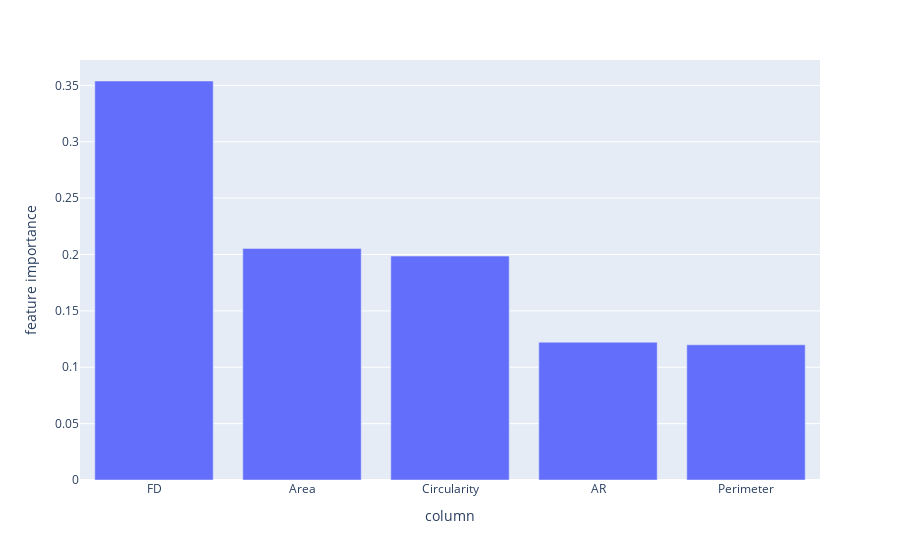

The notebook cell saved with this chart:
### Code cell
col_sorted_by_importance=rf.feature_importances_.argsort()
feat_imp=pd.DataFrame({
    'cols':X.columns[col_sorted_by_importance],
    'imps':rf.feature_importances_[col_sorted_by_importance]
})
import plotly_express as px
import plotly.offline as po
px.bar(feat_imp.sort_values(['imps'], ascending=False)[:5], x='cols', y='imps', labels={'cols':'column', 'imps':'feature importance'})

### Figure 1 — Plotly figure (JSON) as saved in the notebook; plotly's stock layout.template omitted (floating-point values rounded to 4 significant figures)
{"data": [{"alignmentgroup": "True", "hovertemplate": "column=%{x}<br>feature importance=%{y}<extra></extra>", "legendgroup": "", "marker": {"color": "#636efa", "pattern": {"shape": ""}}, "name": "", "offsetgroup": "", "orientation": "v", "showlegend": false, "textposition": "auto", "type": "bar", "x": ["FD", "Area", "Circularity", "AR", "Perimeter"], "xaxis": "x", "y": [0.3539, 0.2054, 0.1986, 0.1222, 0.1199], "yaxis": "y"}], "layout": {"barmode": "relative", "legend": {"tracegroupgap": 0}, "margin": {"t": 60}, "xaxis": {"anchor": "y", "domain": [0, 1], "title": {"text": "column"}}, "yaxis": {"anchor": "x", "domain": [0, 1], "title": {"text": "feature importance"}}}}
